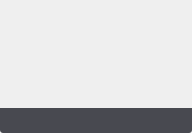
<?xml version="1.0" encoding="UTF-8"?>
<ui version="4.0">
 <class>STWBVideoItemClass</class>
 <widget class="QWidget" name="STWBVideoItemClass">
  <property name="geometry">
   <rect>
    <x>0</x>
    <y>0</y>
    <width>192</width>
    <height>133</height>
   </rect>
  </property>
  <property name="minimumSize">
   <size>
    <width>192</width>
    <height>133</height>
   </size>
  </property>
  <property name="maximumSize">
   <size>
    <width>192</width>
    <height>133</height>
   </size>
  </property>
  <property name="windowTitle">
   <string>STWBVideoItem</string>
  </property>
  <layout class="QVBoxLayout" name="verticalLayout">
   <property name="spacing">
    <number>0</number>
   </property>
   <property name="leftMargin">
    <number>0</number>
   </property>
   <property name="topMargin">
    <number>0</number>
   </property>
   <property name="rightMargin">
    <number>0</number>
   </property>
   <property name="bottomMargin">
    <number>0</number>
   </property>
   <item>
    <widget class="QWidget" name="widShow" native="true">
     <property name="minimumSize">
      <size>
       <width>0</width>
       <height>0</height>
      </size>
     </property>
     <property name="maximumSize">
      <size>
       <width>16777215</width>
       <height>16777215</height>
      </size>
     </property>
     <property name="styleSheet">
      <string notr="true">border-image: url(:/SoftTerminal/images/video_bg.png);
border-top-left-radius: 3px;
border-top-right-radius: 3px;</string>
     </property>
     <layout class="QHBoxLayout" name="horizontalLayout_2"/>
    </widget>
   </item>
   <item>
    <widget class="QWidget" name="widToolbar" native="true">
     <property name="minimumSize">
      <size>
       <width>0</width>
       <height>25</height>
      </size>
     </property>
     <property name="maximumSize">
      <size>
       <width>16777215</width>
       <height>25</height>
      </size>
     </property>
     <property name="styleSheet">
      <string notr="true">background-color:#484950;
border-bottom-left-radius: 3px;
border-bottom-right-radius: 3px;</string>
     </property>
     <layout class="QHBoxLayout" name="horizontalLayout">
      <property name="spacing">
       <number>5</number>
      </property>
      <property name="leftMargin">
       <number>5</number>
      </property>
      <property name="topMargin">
       <number>0</number>
      </property>
      <property name="rightMargin">
       <number>5</number>
      </property>
      <property name="bottomMargin">
       <number>0</number>
      </property>
      <item>
       <widget class="QLabel" name="lblName">
        <property name="font">
         <font>
          <family>微软雅黑</family>
          <pointsize>10</pointsize>
         </font>
        </property>
        <property name="styleSheet">
         <string notr="true">color: rgb(255, 255, 255);</string>
        </property>
        <property name="text">
         <string/>
        </property>
       </widget>
      </item>
      <item>
       <spacer name="horizontalSpacer">
        <property name="orientation">
         <enum>Qt::Horizontal</enum>
        </property>
        <property name="sizeHint" stdset="0">
         <size>
          <width>40</width>
          <height>20</height>
         </size>
        </property>
       </spacer>
      </item>
      <item>
       <widget class="QPushButton" name="pbMute">
        <property name="minimumSize">
         <size>
          <width>20</width>
          <height>20</height>
         </size>
        </property>
        <property name="maximumSize">
         <size>
          <width>20</width>
          <height>20</height>
         </size>
        </property>
        <property name="styleSheet">
         <string notr="true">border-image: url(:/SoftTerminal/images/mute.png);</string>
        </property>
        <property name="text">
         <string/>
        </property>
       </widget>
      </item>
      <item>
       <widget class="QPushButton" name="pbUnmute">
        <property name="minimumSize">
         <size>
          <width>20</width>
          <height>20</height>
         </size>
        </property>
        <property name="maximumSize">
         <size>
          <width>20</width>
          <height>20</height>
         </size>
        </property>
        <property name="styleSheet">
         <string notr="true">border-image: url(:/SoftTerminal/images/unmute.png);</string>
        </property>
        <property name="text">
         <string/>
        </property>
       </widget>
      </item>
     </layout>
    </widget>
   </item>
  </layout>
 </widget>
 <resources>
  <include location="../res/softterminal.qrc"/>
 </resources>
 <connections/>
</ui>
